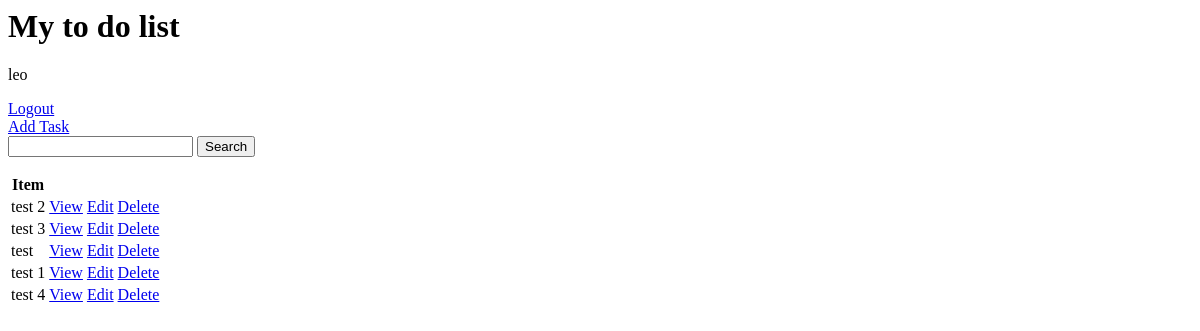
The app's page / (signed in), older data.
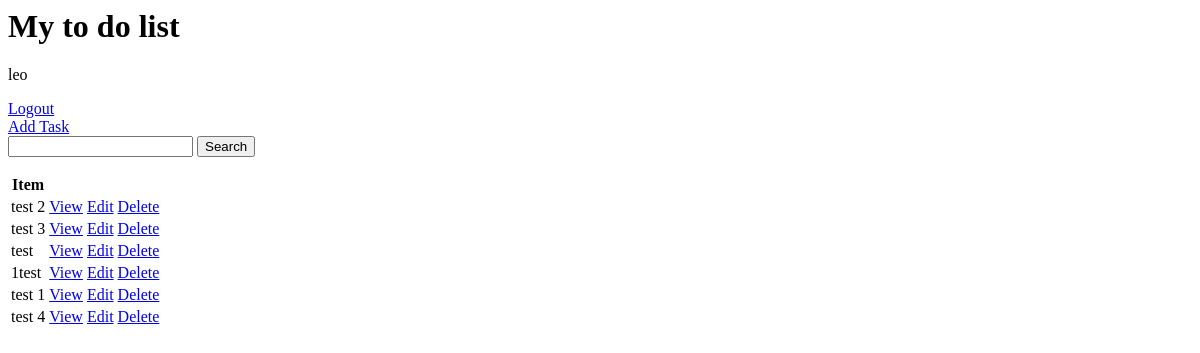
The same page, newer data.
### base/models.py (models this page shows, shortened)
class Task(models.Model):
    user = models.ForeignKey(User, on_delete=models.CASCADE)
    title = models.CharField(max_length=30)
    description = models.TextField(max_length=255, blank=True)
    complete = models.BooleanField(default=False)
    created = models.DateTimeField(auto_now_add=True)
    class Meta:
        ordering = ['complete']

### base/views.py (the view)
# urls.py: path('', views.TaskList.as_view(), name='feed'),
class TaskList(LoginRequiredMixin,ListView):
    model = Task
    context_object_name = 'tasks'
    def get_context_data(self, **kwargs):
        context = super().get_context_data(**kwargs)
        context['tasks'] = context['tasks'].filter(user=self.request.user)
        context['count'] = context['tasks'].filter(complete=False).count()
        search_input = self.request.GET.get('search-area') or ''
        if search_input:
            context['tasks'] = context['tasks'].filter(
                title__startswith=search_input
            )
        context['search_input'] = search_input
        return context

### base/templates/base/task_list.html
<h1>My to do list</h1>
<p>{{ request.user }}</p>
<div>
    <a href="{% url 'base:logout' %}">Logout</a>
</div>
<a href="{% url 'base:create' %}">Add Task</a>
<form method="GET">
    <input type="text" name="search-area" value="{{ search_input }}">
    <input type="submit" value="Search">
</form>
<table>
    <tr>
        <th>Item</th>
        <th></th>
        <th></th>
        <th></th>
    </tr>
    {% for task in tasks %}
    <tr>
        <td>{{ task.title }}</td>
        <td><a href="{% url 'base:detail' task.id %}">View</a></td>
        <td><a href="{% url 'base:update' task.id %}">Edit</a></td>
        <td><a href="{% url 'base:delete' task.id %}">Delete</a></td>
    </tr>
    {% empty %}
    <h3>No items in list</h3>
    {% endfor %}
</table>

Row changes from the older to the newer data that the page shows:
added Task: title "1test"
